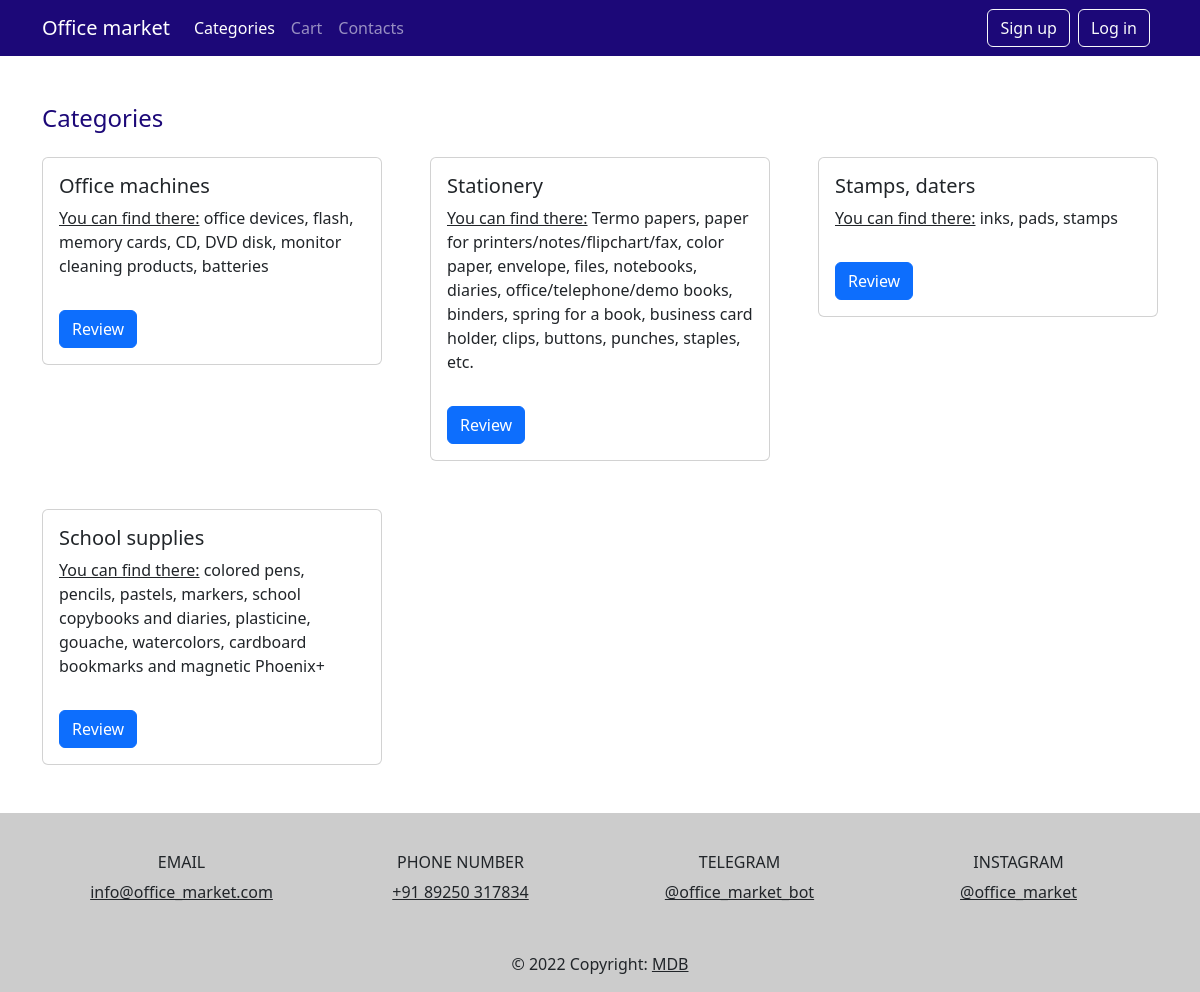
The page / on the database its author committed.
### main/models.py (models this page shows, shortened)
class Category(models.Model):
    name = models.CharField(max_length=70)
    examples = models.TextField(max_length=470, null=True)

### main/views.py (the view)
# urls.py: path('', category),
def category(request):
    categories = Category.objects.all()
    return render(request, 'categories.html', context={'categories': categories})

### main/templates/categories.html (shortened to what this page needs)
<!DOCTYPE html>
<html lang="en">
<head>
    <link href="https://cdn.jsdelivr.net/npm/bootstrap@5.2.0/dist/css/bootstrap.min.css" rel="stylesheet">
</head>
<body>
    <nav class="navbar navbar-expand-lg navbar-dark" style="background-color: #1C0878">
        <div class="container">
            <a class="navbar-brand" href="/">Office market</a>
            <div class="collapse navbar-collapse" id="navbarNav">
                <ul class="navbar-nav">
                    <li class="nav-item">
                        <a class="nav-link active" aria-current="page" href="/">Categories</a>
                    </li>
                    <li class="nav-item">
                        <a class="nav-link" href="/cart">Cart</a>
                    </li>
                    <li class="nav-item">
                        <a class="nav-link" href="#contacts">Contacts</a>
                    </li>
                </ul>
            </div>
            <div class="d-grid gap-2 d-md-flex justify-content-md-end">
                <a href="/sign_up" class="btn btn-outline-light me-2" type="button">Sign up</a>
            </div>
            <div class="d-grid gap-2 d-md-flex justify-content-md-end">
                <a href="/log_in" class="btn btn-outline-light me-2" type="button">Log in</a>
            </div>
        </div>
    </nav>
    <div class="container my-5">
        <h4 class="title">Categories</h4>
        <div class="row row-cols-1 row-cols-md-2 row-cols-lg-3 g-5">
        {% for category in categories %}
            <div class="col">
                <div class="card">
                    <div class="card-body">
                        <h5 class="card-title">{{ category.name }}</h5>
                        <p class="card-text">
                            <u>You can find there:</u> {{ category.examples }}
                        </p>
                    </div>
                    <div class="card-body">
                        <a href="products/{{ category.id }}" class="btn btn-primary">Review</a>
                    </div>
                </div>
            </div>
        {% endfor %}
        </div>
    </div>
    <footer class="text-center text-lg-start">
        <div class="text-center p-3" style="background-color: rgba(0, 0, 0, 0.2);">
            <div class="container p-4">
                <div class="row">
                    <div class="col-lg-3 col-md-6 mb-4 mb-md-0">
                        <h6 class="text-uppercase">Email</h6>
                        <ul class="list-unstyled mb-0">
                            <li>
                                <a href="#" class="text-dark">info@office_market.com</a>
                            </li>
                        </ul>
                    </div>
                    <div class="col-lg-3 col-md-6 mb-4 mb-md-0">
                        <h6 class="text-uppercase">Phone number</h6>
                        <ul class="list-unstyled mb-0">
                            <li>
                                <a href="#" class="text-dark">+91 89250 317834</a>
                            </li>
                        </ul>
                    </div>
                    <div class="col-lg-3 col-md-6 mb-4 mb-md-0">
                        <h6 class="text-uppercase">Telegram</h6>
                        <ul class="list-unstyled mb-0">
                            <li>
                                <a href="#" class="text-dark">@office_market_bot</a>
                            </li>
                        </ul>
                    </div>
                    <div class="col-lg-3 col-md-6 mb-4 mb-md-0">
                        <h6 class="text-uppercase">Instagram</h6>
                        <ul class="list-unstyled mb-0">
                            <li>
                                <a href="#" class="text-dark">@office_market</a>
                            </li>
                        </ul>
                    </div>
                </div>
            </div>
            <br>© 2022 Copyright:
            <a class="text-dark" href="#">MDB</a>
        </div>
    </footer>
</body>
</html>

### main/templates/categories.html (style rules this page uses)
.title { color: #1C0878; text-align: left; padding: 0; margin-bottom: 1em; }

### rows shown on the page
Category: name "Office machines", examples "office devices, flash, memory cards, CD, DVD disk, monitor cleaning products, batteries"
Category: name "Stationery", examples "Termo papers, paper for printers/notes/flipchart/fax, color paper, envelope, files, notebooks, diaries, office/telephone/demo books, binders, spring for a book, business card holder, clips, buttons, punches, staples, etc."
Category: name "Stamps, daters", examples "inks, pads, stamps"
Category: name "School supplies", examples "colored pens, pencils, pastels, markers, school copybooks and diaries, plasticine, gouache, watercolors, cardboard bookmarks and magnetic Phoenix+"
